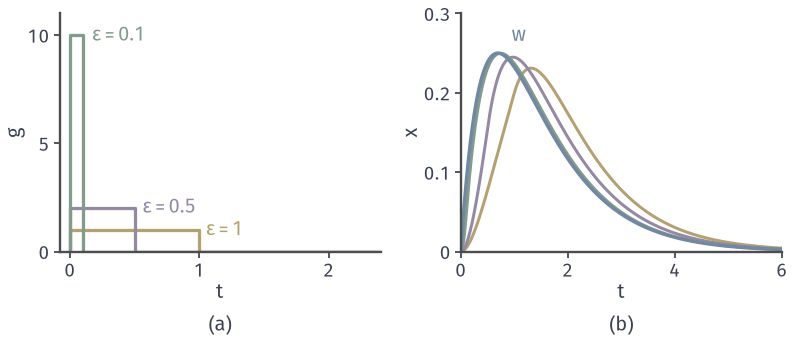

This chart was generated by the following Python code:
from pathlib import Path
import sys
ROOT = next(p for p in Path(__file__).resolve().parents if (p/'build.sh').is_file() and (p/'tex/book.tex').is_file())
sys.path.insert(0, str(ROOT/'figures/06-differential-equations/01-ordinary-differential-equations/matplotlib/lde-common'))
from lde_common import *
HERE = Path(__file__).resolve().parent
# 目标：单位面积窄脉冲的响应趋于脉冲响应 w(t)=e^-t-e^-2t，方程 x''+3x'+2x=g，零初值。
W = lambda t: np.where(t > 0, .5-np.exp(-t)+.5*np.exp(-2*t), 0.)
w_ = lambda t: np.where(t > 0, np.exp(-t)-np.exp(-2*t), 0.)
fig, axes = figure(width_mm=112, height_mm=48, ncols=2)
panel(fig, .075, .985, .96, .26, .25)
a, b = axes
t = np.linspace(0, 6, 1200)
for e, col, lab, xy in ((1., YELLOW, '$\\varepsilon=1$', (1.05, .75)), (.5, PURPLE, '$\\varepsilon=0.5$', (.56, 1.75)), (.1, GREEN, '$\\varepsilon=0.1$', (.17, 9.7))):
    a.plot([0, 0, e, e, 2.4], [0, 1/e, 1/e, 0, 0], color=col, lw=1.3)
    a.text(*xy, lab, color=col)
    b.plot(t, (W(t)-W(t-e))/e, color=col, lw=1.2)
a.set_xlim(-.08, 2.4); a.set_ylim(0, 11); a.set_xticks([0, 1, 2]); a.set_yticks([0, 5, 10]); label(a, '$t$', '$g$')
b.plot(t, w_(t), color=BLUE, lw=MAIN); b.text(.95, .265, '$w$', color=BLUE)
b.set_xlim(0, 6); b.set_ylim(0, .3); b.set_xticks([0, 2, 4, 6]); b.set_yticks([0, .1, .2, .3]); b.set_yticklabels(['0', '0.1', '0.2', '0.3']); label(b, '$t$', '$x$')
tags(fig, axes)
save(fig, HERE, 'figure', {'w': 'e^-t-e^-2t', 'pulse response': '(W(t)-W(t-eps))/eps', 'eps': [1, .5, .1]})
